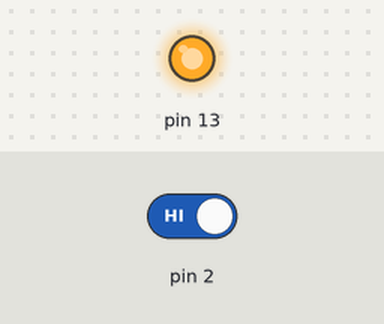
A sketch run on a simulated Arduino Uno, built with avr-gcc and run on an emulated ATmega328P. Parts: output pins drawn as LEDs (lit = HIGH). The test bench sets the inputs (shaded band); at power-on: pin 2 HIGH.

Above: at 1.2 s.
1.3 s: pin 2 driven LOW
At 1.8 s:
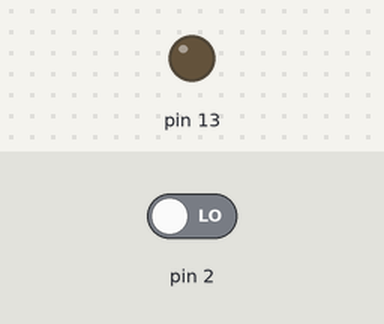
2.8 s: pin 2 driven HIGH
At 4.1 s:
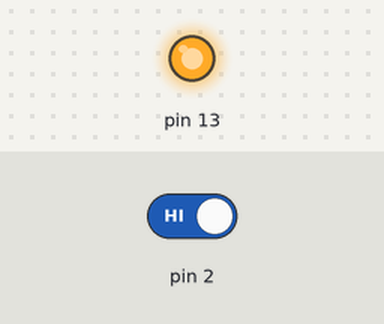
Timing chart, 0 to 5.8 s (numbered marks = the images above; inputs shaded):
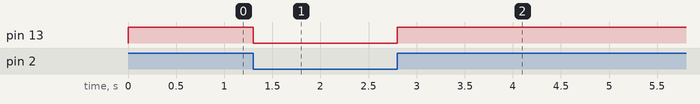

The sketch:

Training_class_7_sensor_.ino
```cpp
void setup() {
  pinMode(2,INPUT);
  pinMode (13,OUTPUT);
}

void loop() {
  int ir =  digitalRead(2);
  if (ir== 0){
    digitalWrite(13,LOW);
  }
  if(ir==1){
    digitalWrite(13,HIGH);
  }
}
```

Measured:
- after the input at 1.3 s, pin 13: HIGH → LOW at once
- after the input at 2.8 s, pin 13: LOW → HIGH at once
